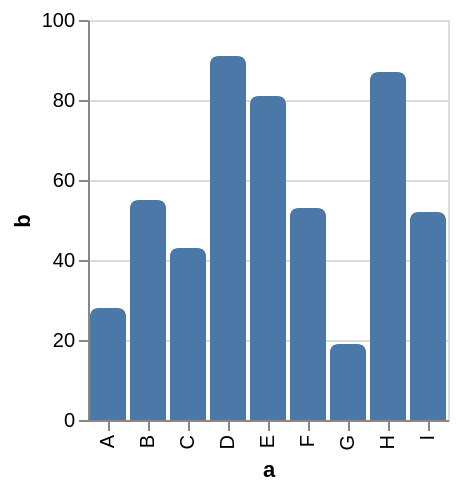

The Vega-Lite source for this figure:
### Vega specification from a JSON file in a GitHub repository (floating-point values rounded to 4 significant figures)
{"$schema": "https://vega.github.io/schema/vega/v5.json", "description": "A simple bar chart with rounded corners at the end of the bar.", "background": "white", "padding": 5, "height": 200, "style": "cell", "data": [{"name": "source_0", "values": [{"a": "A", "b": 28}, {"a": "B", "b": 55}, {"a": "C", "b": 43}, {"a": "D", "b": 91}, {"a": "E", "b": 81}, {"a": "F", "b": 53}, {"a": "G", "b": 19}, {"a": "H", "b": 87}, {"a": "I", "b": 52}]}, {"name": "data_0", "source": "source_0", "transform": [{"type": "stack", "groupby": ["a"], "field": "b", "sort": {"field": [], "order": []}, "as": ["b_start", "b_end"], "offset": "zero"}, {"type": "filter", "expr": "isValid(datum[\"b\"]) && isFinite(+datum[\"b\"])"}]}], "signals": [{"name": "x_step", "value": 20}, {"name": "width", "update": "bandspace(domain('x').length, 0.1, 0.05) * x_step"}], "marks": [{"type": "group", "from": {"facet": {"data": "data_0", "name": "stack_group_main", "groupby": ["a"], "aggregate": {"fields": ["b_start", "b_start", "b_end", "b_end"], "ops": ["min", "max", "min", "max"]}}}, "encode": {"update": {"x": {"scale": "x", "field": "a"}, "width": {"scale": "x", "band": 1}, "y": {"signal": "min(scale('y',datum[\"min_b_start\"]),scale('y',datum[\"max_b_start\"]),scale('y',datum[\"min_b_end\"]),scale('y',datum[\"max_b_end\"]))"}, "y2": {"signal": "max(scale('y',datum[\"min_b_start\"]),scale('y',datum[\"max_b_start\"]),scale('y',datum[\"min_b_end\"]),scale('y',datum[\"max_b_end\"]))"}, "clip": {"value": true}, "cornerRadiusTopLeft": {"value": 4}, "cornerRadiusTopRight": {"value": 4}}}, "marks": [{"type": "group", "encode": {"update": {"y": {"field": {"group": "y"}, "mult": -1}, "width": {"field": {"group": "width"}}}}, "marks": [{"name": "marks", "type": "rect", "style": ["bar"], "from": {"data": "stack_group_main"}, "encode": {"update": {"fill": {"value": "#4c78a8"}, "ariaRoleDescription": {"value": "bar"}, "description": {"signal": "\"a: \" + (isValid(datum[\"a\"]) ? datum[\"a\"] : \"\"+datum[\"a\"]) + \"; b: \" + (format(datum[\"b\"], \"\"))"}, "width": {"field": {"group": "width"}}, "y": {"scale": "y", "field": "b_end"}, "y2": {"scale": "y", "field": "b_start"}}}}]}]}], "scales": [{"name": "x", "type": "band", "domain": {"data": "data_0", "field": "a", "sort": true}, "range": {"step": {"signal": "x_step"}}, "paddingInner": 0.1, "paddingOuter": 0.05}, {"name": "y", "type": "linear", "domain": {"data": "data_0", "fields": ["b_start", "b_end"]}, "range": [{"signal": "height"}, 0], "nice": true, "zero": true}], "axes": [{"scale": "y", "orient": "left", "gridScale": "x", "grid": true, "tickCount": {"signal": "ceil(height/40)"}, "domain": false, "labels": false, "aria": false, "maxExtent": 0, "minExtent": 0, "ticks": false, "zindex": 0}, {"scale": "x", "orient": "bottom", "grid": false, "title": "a", "labelAlign": "right", "labelAngle": 270, "labelBaseline": "middle", "zindex": 0}, {"scale": "y", "orient": "left", "grid": false, "title": "b", "labelOverlap": true, "tickCount": {"signal": "ceil(height/40)"}, "zindex": 0}]}
